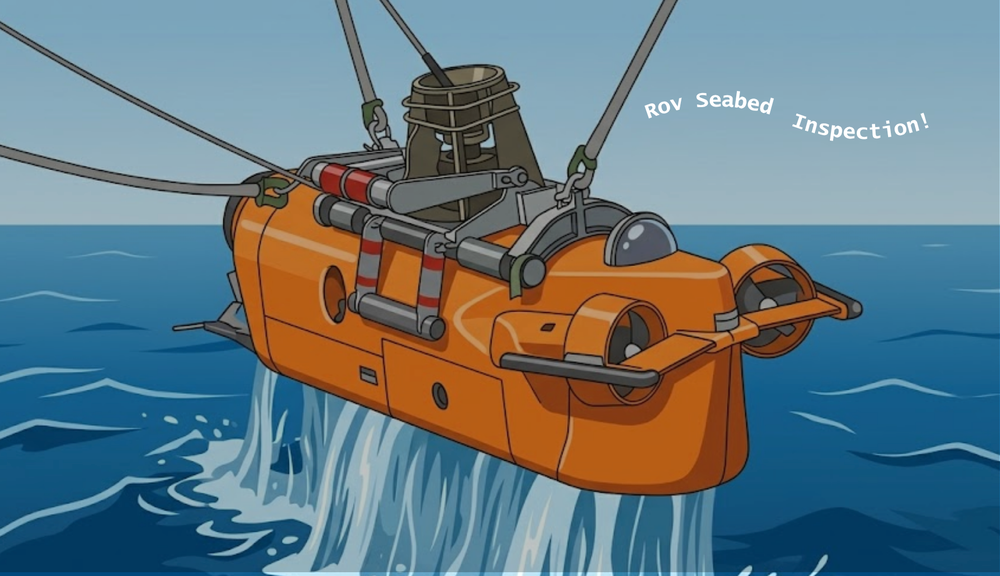
#> input picture Business.png, 1000 x 576 px, shrunk from 1858 x 1070 before the run
$ python -i quality.py   (imports and definitions only)   (older library calls are emulated)
#> lines starting #> are read from the running program, lines starting #| are printed output that depends on the picture
#> further down, picture is the input picture: shape (576, 1000, 3); mean B, G, R 130, 121, 99.6
"""Simple frame quality metrics."""

from __future__ import annotations

from dataclasses import dataclass

import cv2
import numpy as np


@dataclass(frozen=True)
class FrameQuality:
    """Quality metrics used to avoid unusable frames."""

    sharpness: float
    brightness_mean: float
    brightness_std: float
    edge_density: float


def compute_quality(frame: np.ndarray) -> FrameQuality:
    """Compute sharpness, brightness, contrast, and edge density."""

    gray = cv2.cvtColor(frame, cv2.COLOR_BGR2GRAY)
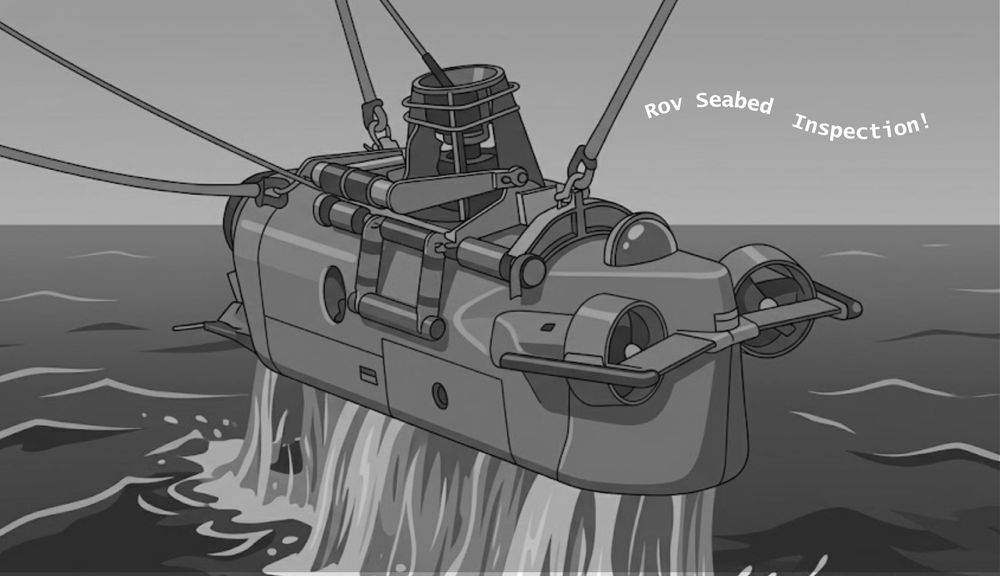
#> gray: shape (576, 1000); min 0, max 255, mean 115.6
    sharpness = float(cv2.Laplacian(gray, cv2.CV_64F).var())
#> sharpness = 404.8
    brightness_mean = float(gray.mean())
#> brightness_mean = 115.6
    brightness_std = float(gray.std())
#> brightness_std = 43.27

    edges = cv2.Canny(gray, threshold1=50, threshold2=150)
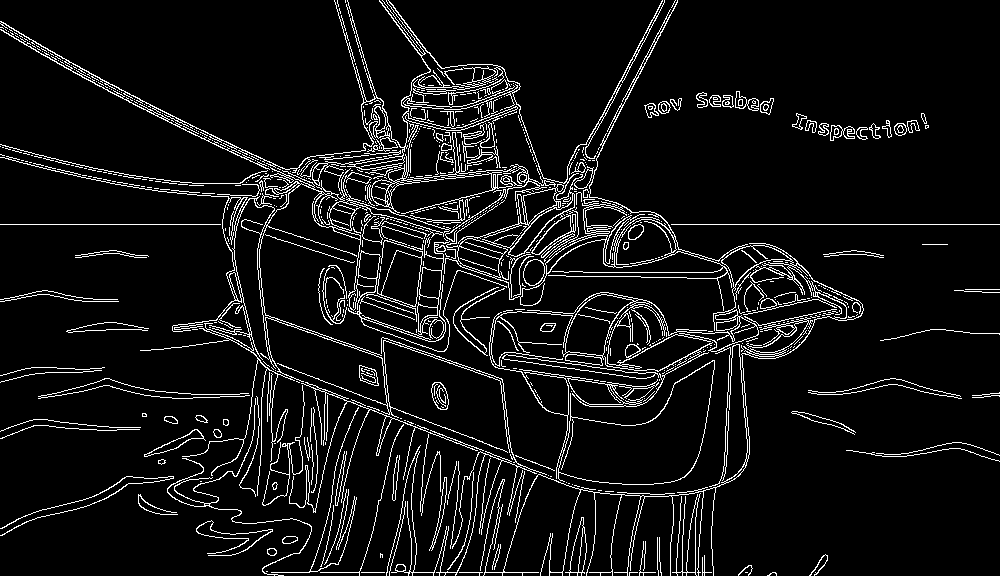
#> edges: shape (576, 1000); 7.3% white in thin lines or dots
    edge_density = float(np.count_nonzero(edges) / edges.size)
#> edge_density = 0.0726

    return FrameQuality(
        sharpness=sharpness,
        brightness_mean=brightness_mean,
        brightness_std=brightness_std,
        edge_density=edge_density,
    )


def is_unusable_quality(
    quality: FrameQuality,
    min_sharpness: float = 12.0,
    min_brightness: float = 12.0,
    max_brightness: float = 245.0,
    min_brightness_std: float = 3.0,
) -> bool:
    """Return True for frames that are very dark, blown out, or blurry."""

    return (
        quality.sharpness < min_sharpness
        or quality.brightness_mean < min_brightness
        or quality.brightness_mean > max_brightness
        or quality.brightness_std < min_brightness_std
    )


def quality_score(quality: FrameQuality) -> float:
    """Combine simple metrics into one score for fallback selection."""

    sharpness_score = min(quality.sharpness / 250.0, 1.0)
    contrast_score = min(quality.brightness_std / 64.0, 1.0)
    exposure_score = 1.0 - min(abs(quality.brightness_mean - 127.5) / 127.5, 1.0)
    edge_score = min(quality.edge_density / 0.08, 1.0)
    return (
        0.45 * sharpness_score
        + 0.25 * contrast_score
        + 0.20 * exposure_score
        + 0.10 * edge_score
    )

>>> import cv2
>>> picture = cv2.imread('../../Business.png')
>>> result = compute_quality(picture)
